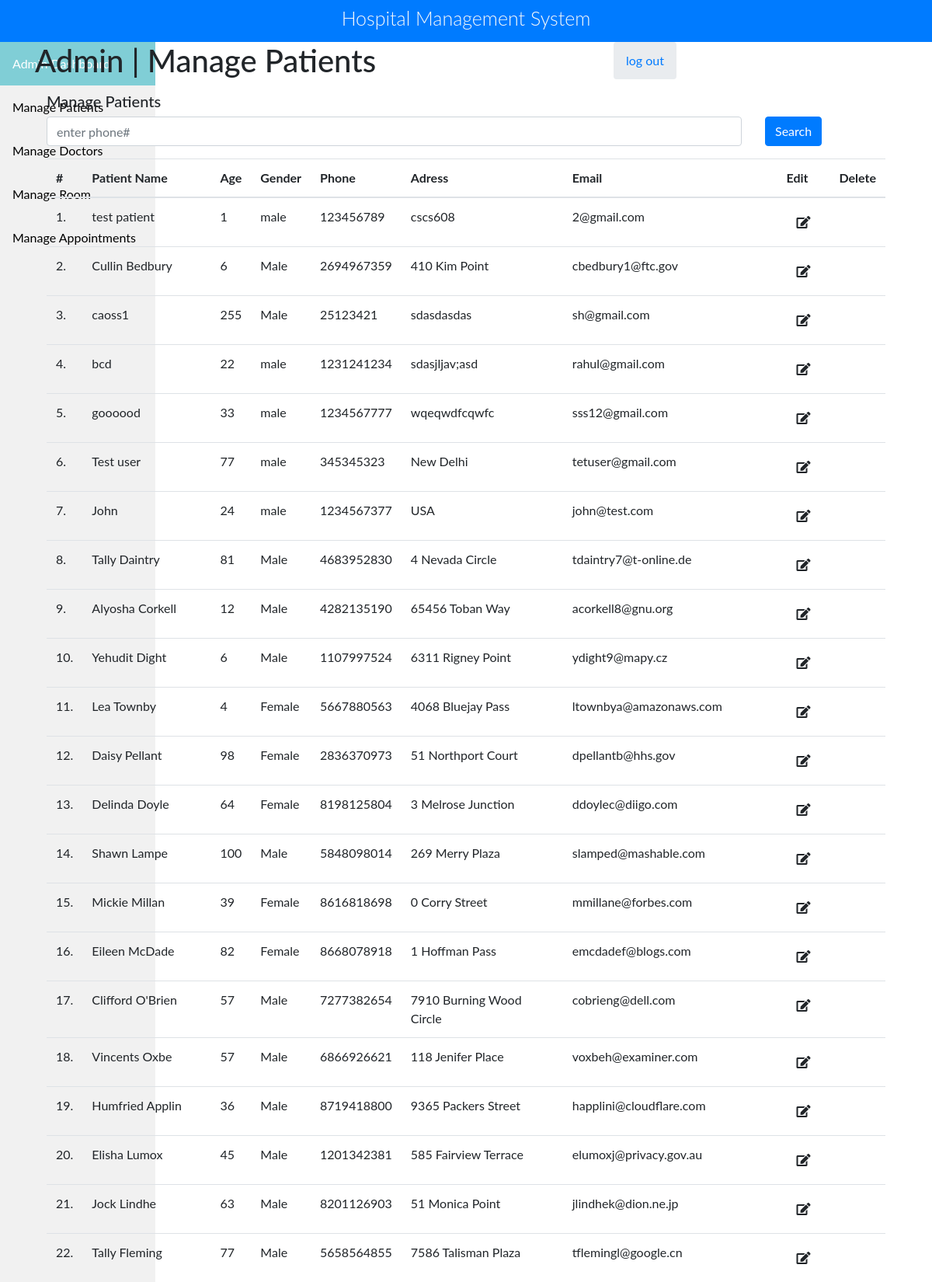
/HMS/admin/manage-patient.php (signed in, upper part), run on the app's committed database.
### tables this page shows
CREATE TABLE `users` (
  `id` bigint(255) NOT NULL,
  `fullName` varchar(255) DEFAULT NULL,
  `age` tinyint(3) UNSIGNED DEFAULT NULL,
  `gender` varchar(10) DEFAULT NULL,
  `phone` bigint(11) DEFAULT NULL,
  `address` longtext DEFAULT NULL,
  `email` varchar(255) DEFAULT NULL,
  `password` varchar(255) DEFAULT NULL
);

### HMS/admin/manage-patient.php (the view, shortened to what this page needs)
<?php
include('include/config.php');
include('include/pagination.php');
?>
<!DOCTYPE html>
<html lang="en">
<head>
	<link rel="stylesheet" href="https://stackpath.bootstrapcdn.com/bootstrap/4.5.2/css/bootstrap.min.css">
	<link rel="stylesheet" href="https://pro.fontawesome.com/releases/v5.11.2/css/all.css">
</head>
<body>
	<div id="app">
<?php include("include/title.php"); ?>
		<?php include("sideNav.php"); ?>
		<div class="app-content">
			<div class="main-content" >
				<div class="wrap-content container" id="container">
					<section id="page-title">
						<div class="row">
							<div class="col-sm-8">
								<h1 class="mainTitle">Admin | Manage Patients</h1>
							</div>
							<ol class="breadcrumb">
								<li>
									<a href="logout.php">log out</a>
								</li>
							</ol>
						</div>
					</section>
					<div class="container-fluid container-fullw bg-white">
						<div class="row">
							<div class="col-lg-12">
								<h5 class="over-title margin-bottom-15">Manage <span class="text-bold">Patients</span></h5>
								<form class="form-group"  method="post">
									<div class="row">
										<div class="col-md-10">
											<input type="text" name="search" class="form-control" placeholder="enter phone#">
										</div>
											<div class="col-md-2">
												<input type="submit" name="patient_search" class="btn btn-primary" value="Search" >
											</div>
									</div>
								</form>
								<table class="table table-hover" id="sample-table-1">
									<thead>
										<tr>
											<th class="center">#</th>
											<th>Patient Name</th>
											<th>Age</th>
											<th>Gender</th>
											<th>Phone</th>
											<th>Adress</th>
											<th>Email</th>
											<th>Edit</th>
											<th>Delete</th>
										</tr>
									</thead>
									<tbody>
										<?php
$result_per_page = 50;
if(isset($_GET["page"])){
	$page = $_GET["page"];
}else{
	$page = 1;
}
$start_from = ($page - 1) * $result_per_page;
$sql = mysqli_query($con,"select * from users ORDER BY id ASC LIMIT $start_from, $result_per_page ");
										$cnt=1 + $start_from;
										while($row=mysqli_fetch_array($sql))
										{
											?>
											<tr>
												<td class="center"><?php echo $cnt;?>.</td>
												<td class="hidden-xs"><?php echo $row['fullName'];?></td>
												<td><?php echo $row['age'];?></td>
												<td><?php echo $row['gender'];?></td>
												<td><?php echo $row['phone'];?></td>
												<td><?php echo $row['address'];?></td>
												<td><?php echo $row['email'];?>
											</td>
											<td >
													<a href="edit-patient.php?id=<?php echo $row['id'];?>" class="btn btn-transparent btn-xs" tooltip-placement="top" tooltip="Edit"><i class="fas fa-edit"></i></a></td>
													<td >
															<a href="manage-patient.php?id=<?php echo $row['id']?>&del=delete" onClick="return confirm('Are you sure you want to delete?')"class="btn btn-transparent btn-xs tooltips" tooltip-placement="top" tooltip="Remove"><i class="far fa-trash"></i></a></td>
														</div>
									</tr>
									<?php
									$cnt = $cnt + 1 ;
								}?>
</html>

### HMS/admin/sideNav.php (style rules this page uses)
body { margin: 0; font-family: "Lato", sans-serif; }

### data on the page
users: fullName "test patient", age "1", gender "male", phone "123456789", address "cscs608", email "2@gmail.com"
users: fullName "Cullin Bedbury", age "6", gender "Male", phone "2694967359", address "410 Kim Point", email "cbedbury1@ftc.gov"
users: fullName "caoss1", age "255", gender "Male", phone "25123421", address "sdasdasdas", email "sh@gmail.com"
users: fullName "bcd", age "22", gender "male", phone "1231241234", address "sdasjljav;asd", email "rahul@gmail.com"
users: fullName "goooood", age "33", gender "male", phone "1234567777", address "wqeqwdfcqwfc", email "sss12@gmail.com"
users: fullName "Test user", age "77", gender "male", phone "345345323", address "New Delhi", email "tetuser@gmail.com"
users: fullName "John", age "24", gender "male", phone "1234567377", address "USA", email "john@test.com"
users: fullName "Tally Daintry", age "81", gender "Male", phone "4683952830", address "4 Nevada Circle", email "tdaintry7@t-online.de"
users: fullName "Alyosha Corkell", age "12", gender "Male", phone "4282135190", address "65456 Toban Way", email "acorkell8@gnu.org"
users: fullName "Yehudit Dight", age "6", gender "Male", phone "1107997524", address "6311 Rigney Point", email "ydight9@mapy.cz"
users: fullName "Lea Townby", age "4", gender "Female", phone "5667880563", address "4068 Bluejay Pass", email "ltownbya@amazonaws.com"
users: fullName "Daisy Pellant", age "98", gender "Female", phone "2836370973", address "51 Northport Court", email "dpellantb@hhs.gov"
users: fullName "Delinda Doyle", age "64", gender "Female", phone "8198125804", address "3 Melrose Junction", email "ddoylec@diigo.com"
users: fullName "Shawn Lampe", age "100", gender "Male", phone "5848098014", address "269 Merry Plaza", email "slamped@mashable.com"
users: fullName "Mickie Millan", age "39", gender "Female", phone "8616818698", address "0 Corry Street", email "mmillane@forbes.com"
users: fullName "Eileen McDade", age "82", gender "Female", phone "8668078918", address "1 Hoffman Pass", email "emcdadef@blogs.com"
users: fullName "Clifford O'Brien", age "57", gender "Male", phone "7277382654", address "7910 Burning Wood Circle", email "cobrieng@dell.com"
users: fullName "Vincents Oxbe", age "57", gender "Male", phone "6866926621", address "118 Jenifer Place", email "voxbeh@examiner.com"
users: fullName "Humfried Applin", age "36", gender "Male", phone "8719418800", address "9365 Packers Street", email "happlini@cloudflare.com"
users: fullName "Elisha Lumox", age "45", gender "Male", phone "1201342381", address "585 Fairview Terrace", email "elumoxj@privacy.gov.au"
users: fullName "Jock Lindhe", age "63", gender "Male", phone "8201126903", address "51 Monica Point", email "jlindhek@dion.ne.jp"
users: fullName "Tally Fleming", age "77", gender "Male", phone "5658564855", address "7586 Talisman Plaza", email "tflemingl@google.cn"
